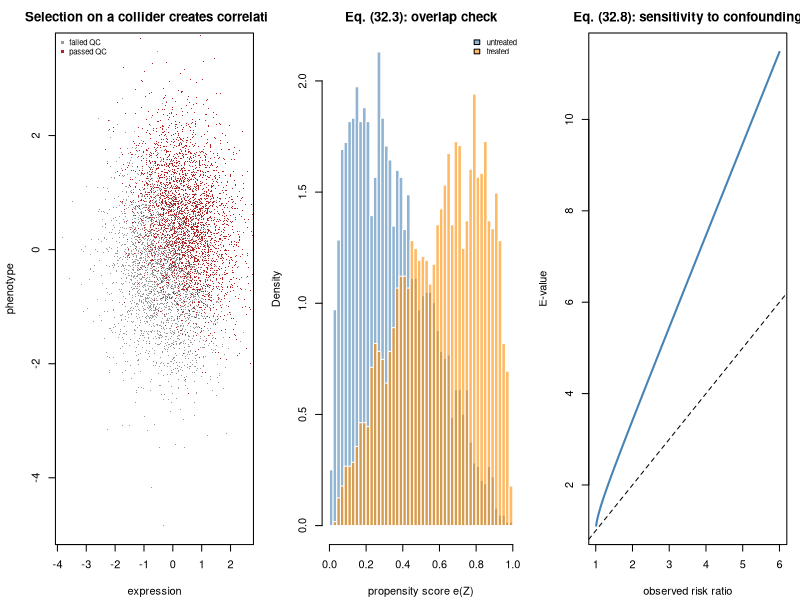

Reproduce this figure in R.
## ---- chunk 1
MODULE_NAME <- "22_causal_inference"
OUT <- file.path(Sys.getenv("STATS_OUT", unset = "results"), MODULE_NAME)
dir.create(OUT, recursive = TRUE, showWarnings = FALSE)
header <- function(txt) cat("\n", strrep("=", 72), "\n", txt, "\n",
                            strrep("=", 72), "\n", sep = "")
## ---- chunk 2
header("1. Confounder, mediator, collider: adjust or not?")
set.seed(2201)
N <- 40000
## FORK: C confounds A -> Y. TRUE direct effect of A is 0.8.
Cc <- rnorm(N); A_f <- rbinom(N, 1, plogis(0.9*Cc))
Y_f <- 0.8*A_f + 1.2*Cc + rnorm(N)
## CHAIN: A -> M -> Y. TOTAL effect 0.3 + 0.5*1.0 = 0.8, DIRECT 0.3.
A_c <- rbinom(N, 1, 0.5); M <- 1.0*A_c + rnorm(N); Y_c <- 0.3*A_c + 0.5*M + rnorm(N)
## COLLIDER: A -> K <- Y. TRUE effect of A on Y is EXACTLY 0.
A_k <- rbinom(N, 1, 0.5); Y_k <- rnorm(N); K <- 1.2*A_k + 1.2*Y_k + rnorm(N)

cat(sprintf("  %-26s%8s%10s%11s  verdict\n", "structure", "truth", "crude", "adjusted"))
cat(sprintf("  %-26s%8.2f%10.3f%11.3f  ADJUST\n", "FORK (C = confounder)", 0.80,
            coef(lm(Y_f ~ A_f))[2], coef(lm(Y_f ~ A_f + Cc))[2]))
cat(sprintf("  %-26s%8.2f%10.3f%11.3f  DO NOT adjust for a total effect\n",
            "CHAIN (M = mediator)", 0.80, coef(lm(Y_c ~ A_c))[2],
            coef(lm(Y_c ~ A_c + M))[2]))
cat("     (total = 0.3 + 0.5*1.0 = 0.8; adjusting returns the DIRECT 0.3)\n")
cat(sprintf("  %-26s%8.2f%10.3f%11.3f  NEVER adjust\n", "COLLIDER (K)", 0.00,
            coef(lm(Y_k ~ A_k))[2], coef(lm(Y_k ~ A_k + K))[2]))
cat("\n  Adjusting for the collider MANUFACTURES a strong association where the\n")
cat("  truth is exactly zero. 'Adjust for everything you measured' is not\n")
cat("  caution - it is a way to generate false findings.\n")
## ---- chunk 3
header("2. Selection on a collider (the bioinformatics version)")
set.seed(2202)
N <- 30000
expr <- rnorm(N); pheno <- rnorm(N)         # INDEPENDENT by construction
## Sample quality depends on BOTH (both raise RNA yield, so both raise the
## chance the sample passes QC). QC is therefore a COLLIDER.
quality <- 0.9*expr + 0.9*pheno + rnorm(N)
cat(sprintf("  TRUE correlation(expression, phenotype) = %+.4f  (independent)\n",
            cor(expr, pheno)))
cat(sprintf("\n  %22s%24s\n", "QC stringency (kept)", "observed correlation"))
for (keep in c(1, 0.8, 0.6, 0.4, 0.2)) {
  sel <- quality > quantile(quality, 1 - keep)
  cat(sprintf("  %21.0f%%%24.4f\n", 100*keep, cor(expr[sel], pheno[sel])))
}
cat("\n  The stricter the filter, the stronger the FAKE association. Draw your\n")
cat("  QC and selection steps INTO the causal graph - they are causal\n")
cat("  structures, not neutral preprocessing.\n")
## ---- chunk 4
header("3. Standardisation, propensity scores, IPTW, AIPW (32.2)-(32.5)")
make_observational <- function(n = 6000, true_ate = 1.5, overlap = 1) {
  Z1 <- rnorm(n); Z2 <- rbinom(n, 1, 0.4)
  ps <- plogis(overlap * (1.3*Z1 + 1.1*Z2 - 0.6))
  A <- rbinom(n, 1, ps)
  Y <- 2 + true_ate*A + 1.8*Z1 + 1.4*Z2 + rnorm(n)
  data.frame(Y = Y, A = A, Z1 = Z1, Z2 = Z2)
}
set.seed(2203)
TRUE_ATE <- 1.5
d <- make_observational(true_ate = TRUE_ATE)
crude <- mean(d$Y[d$A == 1]) - mean(d$Y[d$A == 0])
reg <- coef(lm(Y ~ A + Z1 + Z2, data = d))["A"]
## g-formula (32.2): average the CONDITIONAL contrast over the covariate
## distribution of the WHOLE sample - not the same as reading a coefficient.
m_out <- lm(Y ~ A * (Z1 + Z2), data = d)
d1 <- transform(d, A = 1); d0 <- transform(d, A = 0)
mu1 <- predict(m_out, d1); mu0 <- predict(m_out, d0)
gform <- mean(mu1 - mu0)
## IPTW (32.3)-(32.4)
ps_model <- glm(A ~ Z1 + Z2, data = d, family = binomial())
e <- fitted(ps_model)
w <- d$A/e + (1 - d$A)/(1 - e)
iptw <- sum(w*d$A*d$Y)/sum(w*d$A) - sum(w*(1-d$A)*d$Y)/sum(w*(1-d$A))
## AIPW (32.5)
aipw <- mean(mu1 - mu0 + d$A*(d$Y - mu1)/e - (1 - d$A)*(d$Y - mu0)/(1 - e))
cat(sprintf("  TRUE ATE = %.1f\n", TRUE_ATE))
cat(sprintf("  %-40s%10s%9s\n", "estimator", "estimate", "bias"))
for (row_ in list(list("crude difference of means", crude),
                  list("regression coefficient", reg),
                  list("g-formula / standardisation (32.2)", gform),
                  list("IPTW (32.4)", iptw),
                  list("AIPW, doubly robust (32.5)", aipw)))
  cat(sprintf("  %-40s%10.4f%9.4f\n", row_[[1]], row_[[2]], row_[[2]] - TRUE_ATE))

cat("\n  'Doubly robust' demonstrated - deliberately MISSPECIFY one model:\n")
m_bad <- lm(Y ~ A, data = d)
mu1b <- predict(m_bad, d1); mu0b <- predict(m_bad, d0)
aipw_bad_out <- mean(mu1b - mu0b + d$A*(d$Y - mu1b)/e - (1-d$A)*(d$Y - mu0b)/(1-e))
ps_bad <- fitted(glm(A ~ 1, data = d, family = binomial()))
aipw_bad_ps <- mean(mu1 - mu0 + d$A*(d$Y - mu1)/ps_bad - (1-d$A)*(d$Y - mu0)/(1-ps_bad))
cat(sprintf("    AIPW with WRONG outcome model, right PS : %.4f\n", aipw_bad_out))
cat(sprintf("    AIPW with right outcome model, WRONG PS : %.4f\n", aipw_bad_ps))
cat(sprintf("    (both close to %.1f; you need only ONE of the two correct)\n", TRUE_ATE))
## ---- chunk 5
header("4. Positivity (overlap) and covariate balance")
smd <- function(x, a, weights = NULL) {                 # standardised mean diff
  if (is.null(weights)) weights <- rep(1, length(x))
  m1 <- weighted.mean(x[a == 1], weights[a == 1]); m0 <- weighted.mean(x[a == 0], weights[a == 0])
  v1 <- weighted.mean((x[a==1] - m1)^2, weights[a==1])
  v0 <- weighted.mean((x[a==0] - m0)^2, weights[a==0])
  (m1 - m0)/sqrt((v1 + v0)/2)
}
cat(sprintf("  %-12s%13s%17s  target |SMD| < 0.1\n", "covariate", "SMD before",
            "SMD after IPTW"))
for (col in c("Z1", "Z2"))
  cat(sprintf("  %-12s%13.3f%17.3f\n", col, smd(d[[col]], d$A), smd(d[[col]], d$A, w)))
cat("\n  Overlap (positivity). Propensity range by arm:\n")
for (a in 0:1) {
  pe <- e[d$A == a]
  cat(sprintf("    arm %d: min %.4f, 1st pct %.4f, 99th pct %.4f, max %.4f\n",
              a, min(pe), quantile(pe, 0.01), quantile(pe, 0.99), max(pe)))
}
cat(sprintf("    largest IPTW weight = %.1f  (weights > ~10 are a warning)\n", max(w)))
cat("\n  Now the SAME analysis with POOR overlap (strong confounding):\n")
for (ov in c(1, 2.5, 4)) {
  set.seed(2204)
  dd <- make_observational(overlap = ov)
  ee <- fitted(glm(A ~ Z1 + Z2, data = dd, family = binomial()))
  ww <- dd$A/ee + (1 - dd$A)/(1 - ee)
  est <- sum(ww*dd$A*dd$Y)/sum(ww*dd$A) - sum(ww*(1-dd$A)*dd$Y)/sum(ww*(1-dd$A))
  cat(sprintf("    overlap scale %.1f: min(e)=%.5f, max weight=%8.1f, ATE=%.3f (bias %+.3f)\n",
              ov, min(ee), max(ww), est, est - TRUE_ATE))
}
cat("  Propensities near 0 or 1 produce enormous weights and unstable\n")
cat("  estimates. That is a POSITIVITY VIOLATION - trimming or restricting to\n")
cat("  the region of common support is more honest than extrapolating.\n")
cat("\n  NOTE: balance is judged by SMD, NOT by p-values. A p-value for balance\n")
cat("  just measures your sample size, not the size of the imbalance.\n")
## ---- chunk 6
header("5. Decomposing a total effect (32.6)-(32.7)")
set.seed(2205)
n <- 20000
A <- rbinom(n, 1, 0.5)
Mcell <- 0.9*A + rnorm(n)                  # exposure -> cell composition
Ym <- 0.4*A + 0.7*Mcell + rnorm(n)         # composition -> methylation
TOTAL <- 0.4 + 0.7*0.9
m_tot <- lm(Ym ~ A); m_med <- lm(Mcell ~ A); m_out2 <- lm(Ym ~ A + Mcell)
nde <- coef(m_out2)["A"]
nie <- coef(m_med)["A"] * coef(m_out2)["Mcell"]
cat(sprintf("  TRUE total effect  = %.3f\n", TOTAL))
cat(sprintf("  estimated total    = %.4f\n", coef(m_tot)["A"]))
cat(sprintf("  direct effect NDE  = %.4f   (truth 0.400)\n", nde))
cat(sprintf("  indirect NIE       = %.4f   (truth %.3f)\n", nie, 0.7*0.9))
cat(sprintf("  NDE + NIE          = %.4f  <- eq. (32.6)\n", nde + nie))
cat(sprintf("  proportion mediated= %.1f%%\n", 100*nie/(nde + nie)))
cat("\n  This is the correct framing for 'is the methylation effect mediated by\n")
cat("  cell composition?' (Module 33). But the product-of-coefficients\n")
cat("  approach assumes NO exposure-mediator interaction AND no unmeasured\n")
cat("  mediator-outcome confounding - which randomising A does NOT deliver.\n")
## ---- chunk 7
header("6. How strong would an unmeasured confounder have to be? (32.8)")
e_value <- function(rr) { rr <- max(rr, 1/rr); rr + sqrt(rr*(rr - 1)) }
cat(sprintf("  %13s%10s  interpretation\n", "observed RR", "E-value"))
for (rr in c(1.1, 1.25, 1.5, 2, 3, 5)) {
  ev <- e_value(rr)
  note <- if (ev < 1.7) "trivially explained away" else
    if (ev < 2.2) "easily explained away" else
      if (ev < 4) "would need a strong unmeasured confounder" else
        "robust to plausible confounding"
  cat(sprintf("  %13.2f%10.2f  %s\n", rr, ev, note))
}
cat("\n  The E-value is the minimum association (on the RR scale) an unmeasured\n")
cat("  confounder would need with BOTH exposure and outcome to fully explain\n")
cat("  the observed effect. Reporting it converts 'residual confounding is\n")
cat("  possible' into a quantitative claim readers can judge. Compare it to\n")
cat("  the strength of your MEASURED confounders for context.\n")
## ---- chunk 8
png(file.path(OUT, "causal.png"), width = 1300, height = 420, res = 110)
par(mfrow = c(1, 3), mar = c(4.2, 4.2, 2.5, 1))
sel <- quality > quantile(quality, 0.6)
plot(expr[!sel][1:3000], pheno[!sel][1:3000], pch = ".", col = "grey60",
     xlab = "expression", ylab = "phenotype",
     main = "Selection on a collider creates correlation")
points(expr[sel][1:3000], pheno[sel][1:3000], pch = ".", col = "firebrick")
legend("topleft", c("failed QC", "passed QC"), col = c("grey60", "firebrick"),
       pch = 16, bty = "n", cex = 0.7)
hist(e[d$A == 0], breaks = 40, freq = FALSE, col = adjustcolor("steelblue", 0.6),
     border = "white", xlab = "propensity score e(Z)",
     main = "Eq. (32.3): overlap check")
hist(e[d$A == 1], breaks = 40, freq = FALSE, col = adjustcolor("darkorange", 0.6),
     border = "white", add = TRUE)
legend("topright", c("untreated", "treated"),
       fill = c(adjustcolor("steelblue",0.6), adjustcolor("darkorange",0.6)),
       bty = "n", cex = 0.7)
rrs <- seq(1.01, 6, length.out = 200)
plot(rrs, sapply(rrs, e_value), type = "l", lwd = 2, col = "steelblue",
     xlab = "observed risk ratio", ylab = "E-value",
     main = "Eq. (32.8): sensitivity to confounding")
abline(0, 1, lty = 2)
invisible(dev.off())
cat("\nFigure written to", file.path(OUT, "causal.png"), "\n")
